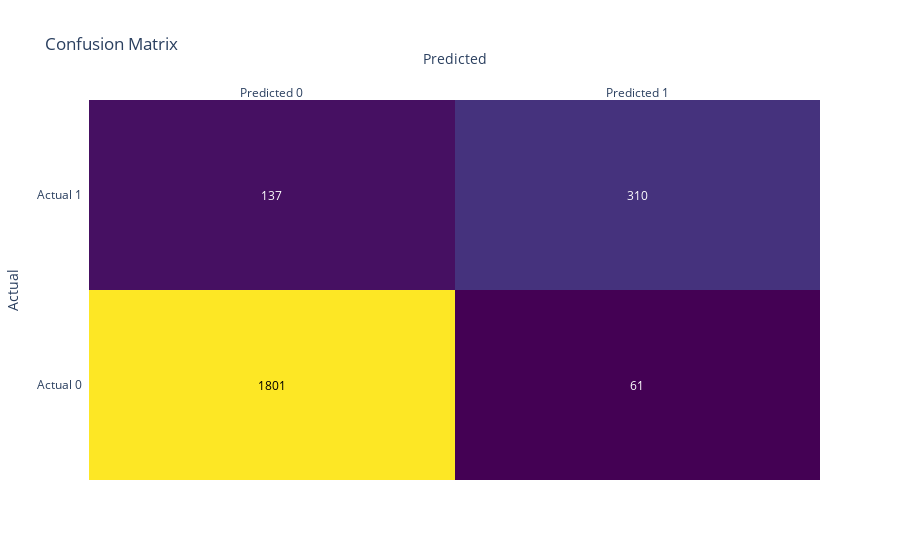

Notebook code for this chart:
### Code cell
import plotly.figure_factory as ff


# Create confusion matrix figure using Plotly
fig = ff.create_annotated_heatmap(
    z=cm,
    x=['Predicted 0', 'Predicted 1'],
    y=['Actual 0', 'Actual 1'],
    colorscale='Viridis'
)

# Add custom annotations
fig.update_layout(
    title_text='Confusion Matrix',
    xaxis=dict(title='Predicted'),
    yaxis=dict(title='Actual'),
)

# Show the figure
fig.show()

### Figure 1 — Plotly figure (JSON) as saved in the notebook; plotly's stock layout.template omitted (floating-point values rounded to 4 significant figures)
{"data": [{"colorscale": [[0, "#440154"], [0.1111, "#482878"], [0.2222, "#3e4989"], [0.3333, "#31688e"], [0.4444, "#26828e"], [0.5556, "#1f9e89"], [0.6667, "#35b779"], [0.7778, "#6ece58"], [0.8889, "#b5de2b"], [1, "#fde725"]], "reversescale": false, "showscale": false, "type": "heatmap", "x": ["Predicted 0", "Predicted 1"], "y": ["Actual 0", "Actual 1"], "z": [[1801, 61], [137, 310]]}], "layout": {"annotations": [{"font": {"color": "#000000"}, "showarrow": false, "text": "1801", "x": "Predicted 0", "xref": "x", "y": "Actual 0", "yref": "y"}, {"font": {"color": "#FFFFFF"}, "showarrow": false, "text": "61", "x": "Predicted 1", "xref": "x", "y": "Actual 0", "yref": "y"}, {"font": {"color": "#FFFFFF"}, "showarrow": false, "text": "137", "x": "Predicted 0", "xref": "x", "y": "Actual 1", "yref": "y"}, {"font": {"color": "#FFFFFF"}, "showarrow": false, "text": "310", "x": "Predicted 1", "xref": "x", "y": "Actual 1", "yref": "y"}], "title": {"text": "Confusion Matrix"}, "xaxis": {"dtick": 1, "gridcolor": "rgb(0, 0, 0)", "side": "top", "ticks": "", "title": {"text": "Predicted"}}, "yaxis": {"dtick": 1, "ticks": "", "ticksuffix": "  ", "title": {"text": "Actual"}}}}
